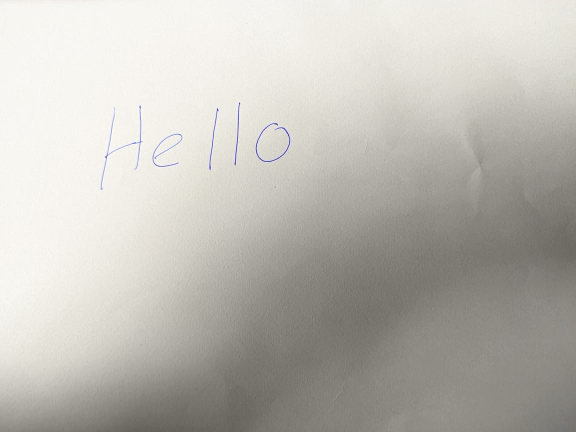
#> input picture im1.jpeg, 1152 x 864 px, found by its file name (shown at 1/2 size)
$ jupyter execute --allow-errors word_identification.ipynb
#> lines starting #> are read from the running program, lines starting #| are printed output that depends on the picture; after the words box and inside, x2 and y2 are one past the last pixel; in counts of white or black regions, pixels touching at a corner belong together
[cell 1]
from tensorflow.keras.layers import StringLookup
from tensorflow import keras

import matplotlib.pyplot as plt
import tensorflow as tf
import numpy as np
import os

np.random.seed(42)
tf.random.set_seed(42)
#> (this line was passed over: tensorflow is not available in this run)

[cell 2]
base_path = "/mnt/d/Self_Learning/HandWrittenTExt/iam_words"
words_list = []

#> (the rest of this cell did not finish here and is left out)

[cell 3]
split_idx = int(0.9 * len(words_list))
train_samples = words_list[:split_idx]
test_samples = words_list[split_idx:]

val_split_idx = int(0.5 * len(test_samples))
validation_samples = test_samples[:val_split_idx]
test_samples = test_samples[val_split_idx:]

assert len(words_list) == len(train_samples) + len(validation_samples) + len(test_samples)

print(f"Total training samples: {len(train_samples)}")
print(f"Total validation samples: {len(validation_samples)}")
print(f"Total test samples: {len(test_samples)}")

[cell 4]
base_image_path = os.path.join(base_path, "words")


def get_image_paths_and_labels(samples):
    paths = []
    corrected_samples = []
    for (i, file_line) in enumerate(samples):
        line_split = file_line.strip()
        line_split = line_split.split(" ")

        # Each line split will have this format for the corresponding image:
        # part1/part1-part2/part1-part2-part3.png
        image_name = line_split[0]
        partI = image_name.split("-")[0]
        partII = image_name.split("-")[1]
        img_path = os.path.join(base_image_path, partI, partI + "-" + partII, image_name + ".png")
        if os.path.getsize(img_path):
            paths.append(img_path)
            corrected_samples.append(file_line.split("\n")[0])

    return paths, corrected_samples


train_img_paths, train_labels = get_image_paths_and_labels(train_samples)
validation_img_paths, validation_labels = get_image_paths_and_labels(validation_samples)
test_img_paths, test_labels = get_image_paths_and_labels(test_samples)

[cell 5]
# Find maximum length and the size of the vocabulary in the training data.
train_labels_cleaned = []
characters = set()
max_len = 0

for label in train_labels:
    label = label.split(" ")[-1].strip()
    for char in label:
        characters.add(char)

    max_len = max(max_len, len(label))
    train_labels_cleaned.append(label)

characters = sorted(list(characters))

print("Maximum length: ", max_len)
print("Vocab size: ", len(characters))

# Check some label samples.
train_labels_cleaned[:10]

[cell 6]
def clean_labels(labels):
    cleaned_labels = []
    for label in labels:
        label = label.split(" ")[-1].strip()
        cleaned_labels.append(label)
    return cleaned_labels


validation_labels_cleaned = clean_labels(validation_labels)
test_labels_cleaned = clean_labels(test_labels)

[cell 7]
AUTOTUNE = tf.data.AUTOTUNE

# Mapping characters to integers.
#> (the rest of this cell did not finish here and is left out)

[cell 8]
# [27 lines left out: function distortion_free_resize, not called in this run]

[cell 9]
batch_size = 64
padding_token = 99
image_width = 128
image_height = 32


def preprocess_image(image_path, img_size=(image_width, image_height)):
    image = tf.io.read_file(image_path)
    image = tf.image.decode_png(image, 1)
    image = distortion_free_resize(image, img_size)
    image = tf.cast(image, tf.float32) / 255.0
    return image


# [12 lines left out: functions vectorize_label, process_images_labels, not called in this run]


def prepare_dataset(image_paths, labels):
    dataset = tf.data.Dataset.from_tensor_slices((image_paths, labels)).map(
        process_images_labels, num_parallel_calls=AUTOTUNE
    )
    return dataset.batch(batch_size).cache().prefetch(AUTOTUNE)

#> (a cell that did not finish here is left out)

#> (a cell that did not finish here is left out)

#> (a cell that did not finish here is left out)

[cell 13]
class CTCLayer(keras.layers.Layer):
    def __init__(self, name=None):
        super().__init__(name=name)
        self.loss_fn = keras.backend.ctc_batch_cost

    # [12 lines left out: function call, not called in this run]


def build_model():
    # Inputs to the model
    input_img = keras.Input(shape=(image_width, image_height, 1), name="image")
    labels = keras.layers.Input(name="label", shape=(None,))

    # First conv block.
    x = keras.layers.Conv2D(32,(3, 3),activation="relu",kernel_initializer="he_normal",padding="same",name="Conv1",)(input_img)
    x = keras.layers.MaxPooling2D((2, 2), name="pool1")(x)

    # Second conv block.
    x = keras.layers.Conv2D(64,(3, 3),activation="relu",kernel_initializer="he_normal",padding="same",name="Conv2",)(x)
    x = keras.layers.MaxPooling2D((2, 2), name="pool2")(x)

    # We have used two max pool with pool size and strides 2.
    # Hence, downsampled feature maps are 4x smaller. The number of
    # filters in the last layer is 64. Reshape accordingly before
    # passing the output to the RNN part of the model.
    new_shape = ((image_width // 4), (image_height // 4) * 64)
    x = keras.layers.Reshape(target_shape=new_shape, name="reshape")(x)
    x = keras.layers.Dense(64, activation="relu", name="dense1")(x)
    x = keras.layers.Dropout(0.2)(x)

    # RNNs.
    x = keras.layers.Bidirectional(keras.layers.LSTM(128, return_sequences=True, dropout=0.25))(x)
    x = keras.layers.Bidirectional(keras.layers.LSTM(64, return_sequences=True, dropout=0.25))(x)

    # +2 is to account for the two special tokens introduced by the CTC loss.
    # The recommendation comes here: https://git.io/J0eXP.
    x = keras.layers.Dense(len(char_to_num.get_vocabulary()) + 2, activation="softmax", name="dense2")(x)

    # Add CTC layer for calculating CTC loss at each step.
    output = CTCLayer(name="ctc_loss")(labels, x)

    # Define the model.
    model = keras.models.Model(inputs=[input_img, labels], outputs=output, name="handwriting_recognizer")
    # Optimizer.
    opt = keras.optimizers.Adam()
    # Compile the model and return.
    model.compile(optimizer=opt)
    return model


# Get the model.
#> (the rest of this cell did not finish here and is left out)

[cell 14]
validation_images = []
validation_labels = []

#> (the rest of this cell did not finish here and is left out)

[cell 15]
# [12 lines left out: function calculate_edit_distance, not called in this run]


class EditDistanceCallback(keras.callbacks.Callback):
    def __init__(self, pred_model):
        super().__init__()
        self.prediction_model = pred_model

    # [9 lines left out: function on_epoch_end, not called in this run]

[cell 16]
epochs = 20  # To get good results this should be at least 50.

# Build the model
#> (the rest of this cell did not finish here and is left out)

[cell 17]
# A utility function to decode the output of the network.
# [13 lines left out: function decode_batch_predictions, not called in this run]


#  Let's check results on some test samples.
#> (the rest of this cell did not finish here and is left out)

[cell 18]
import cv2
import numpy as np
from matplotlib import pyplot as plt

# Load the image
image = cv2.imread('/mnt/d/Self_Learning/HandWrittenTExt/im1.jpeg')
#> image is the input picture: shape (864, 1152, 3); mean B, G, R 181.2, 187.7, 190.4

# Convert to grayscale
gray = cv2.cvtColor(image, cv2.COLOR_BGR2GRAY)

# Apply thresholding to get a binary image
_, binary = cv2.threshold(gray, 0, 255, cv2.THRESH_BINARY_INV + cv2.THRESH_OTSU)
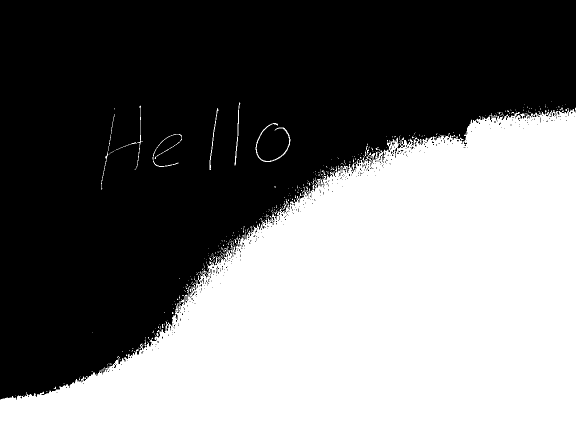
#> binary: shape (864, 1152) (shown at 1/2 size); 46.1% white; 329 white regions (315 under 20 px)

# Find contours
contours, _ = cv2.findContours(binary, cv2.RETR_EXTERNAL, cv2.CHAIN_APPROX_SIMPLE)
#> contours = 328 contours, 321 with area under 20; largest, box (x1, y1, x2, y2) and area: (0, 215, 1152, 864) 454585, (511, 246, 581, 324) 304, (469, 205, 481, 331) 131, (305, 268, 364, 334) 122, (419, 216, 437, 340) 122, (231, 211, 285, 339) 61, (202, 303, 217, 379) 32


# Find the bounding box around all contours
x_min, y_min = np.inf, np.inf
x_max, y_max = 0, 0

for contour in contours:
    x, y, w, h = cv2.boundingRect(contour)
    x_min = min(x_min, x)
    y_min = min(y_min, y)
    x_max = max(x_max, x + w)
    y_max = max(y_max, y + h)
#> this loop made 328 passes
#> (contour, x, y, w, h, x_min, y_min, x_max) on passes 3, 5, 8: ([[92, 783], [94, 783]], 92, 783, 3, 1, 31, 783, 95), ([[127, 767], [128, 767]], 127, 767, 2, 1, 31, 767, 129), ([[184, 742], [183, 743], [184, 743]], 183, 742, 2, 2, 31, 742, 185)

# Crop the image using the bounding box
cropped_image = image[y_min:y_max, x_min:x_max]
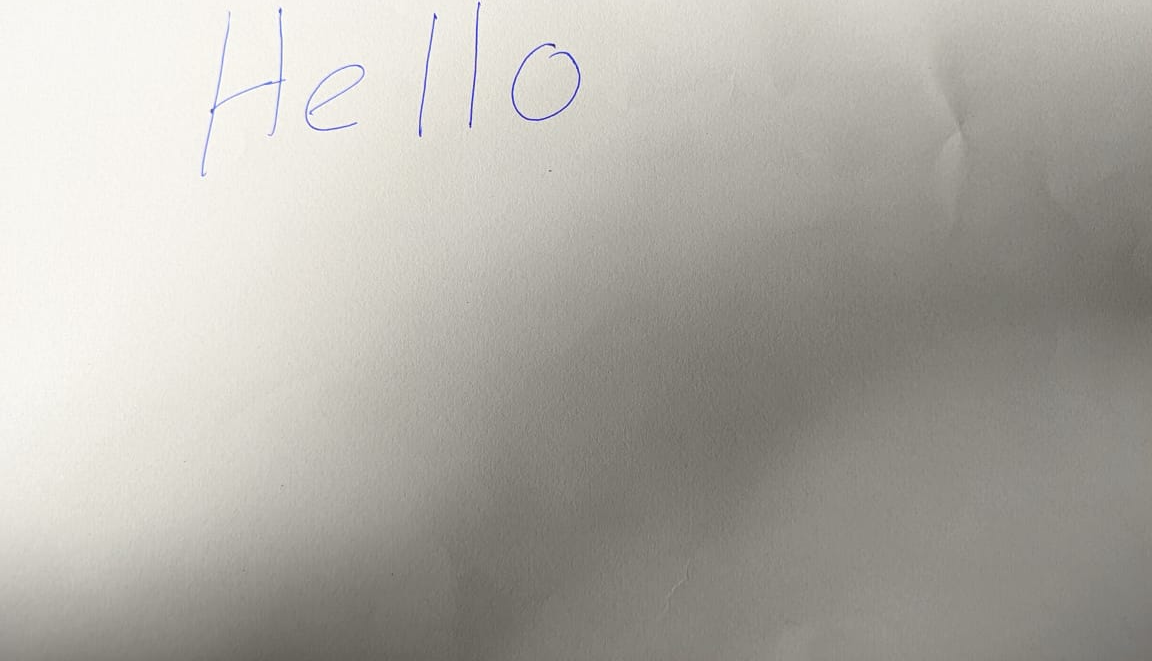
#> cropped_image: shape (661, 1152, 3); mean B, G, R 166.5, 173.2, 176

# Save the cropped image
cv2.imwrite('cropped_image.jpg', cropped_image)

# Display the original and cropped images
plt.subplot(121), plt.imshow(cv2.cvtColor(image, cv2.COLOR_BGR2RGB)), plt.title('Original Image')
plt.subplot(122), plt.imshow(cv2.cvtColor(cropped_image, cv2.COLOR_BGR2RGB)), plt.title('Cropped Image')
plt.show()
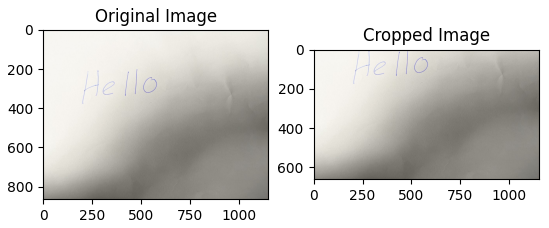
#> figure drawn by matplotlib, 2 panels

[cell 19]
#plot contours

import matplotlib.pyplot as plt
import numpy as np
import cv2
from PIL import Image
from matplotlib import cm

image = cv2.imread('/mnt/d/Self_Learning/HandWrittenTExt/im1.jpeg')
gray = cv2.cvtColor(image, cv2.COLOR_BGR2GRAY)
thresh = cv2.threshold(gray, 0, 255, cv2.THRESH_BINARY_INV + cv2.THRESH_OTSU)[1]

cnts = cv2.findContours(thresh, cv2.RETR_EXTERNAL, cv2.CHAIN_APPROX_SIMPLE)
#> cnts has the same summary as contours
cnts = cnts[0] if len(cnts) == 2 else cnts[1]
for c in cnts:
    x,y,w,h = cv2.boundingRect(c)
    ROI = image[y:y+h, x:x+w]
    cv2.rectangle(image, (x, y), (x + w, y + h), (36,255,12), 2)
    cv2.imshow('ROI',ROI)
    cv2.imshow('image',image)
    cv2.waitKey(0)
#> this loop made 328 passes
#> (c, x, y, w, h, ROI) on passes 3, 5, 14: ([[92, 783], [94, 783]], 92, 783, 3, 1, [[177, 184, 187], [176, 183, 186], [177, 184, 187]]), ([[127, 767], [128, 767]], 127, 767, 2, 1, [[176, 182, 187], [177, 184, 187]]), ([[245, 702], [245, 703]], 245, 702, 1, 2, [[175, 184, 187], [175, 184, 187]])
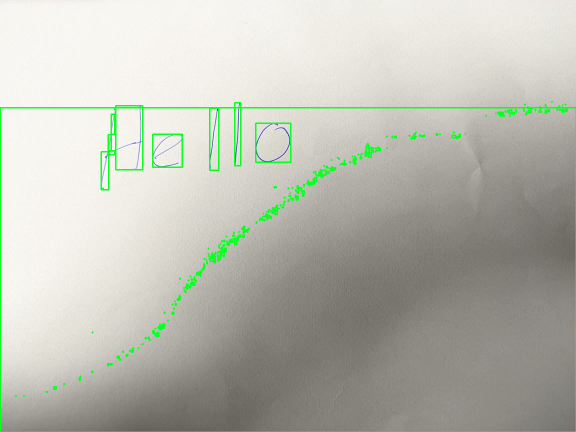
#> image: shape (864, 1152, 3) (shown at 1/2 size); 1.89% of pixels changed, all inside (x1, y1, x2, y2) = (0, 202, 1152, 864)

cv2.destroyAllWindows()

[cell 20]
import cv2

image = cv2.imread('/mnt/d/Self_Learning/HandWrittenTExt/im1.jpeg')
print(image.shape)
#| (864, 1152, 3)
image_rgb = cv2.cvtColor(image, cv2.COLOR_BGR2RGB)

# Get the dimensions of the image
height, width, _ = image_rgb.shape

# Create arrays for the x, y, and RGB values
x = np.repeat(np.arange(width), height)
y = np.tile(np.arange(height), width)
R = image_rgb[..., 0].flatten()
G = image_rgb[..., 1].flatten()
B = image_rgb[..., 2].flatten()

# Create the 3D scatter plot
fig = plt.figure(figsize=(10, 10))
ax = fig.add_subplot(111, projection='3d')
sc = ax.scatter(R, G, B, c=np.stack((R, G, B), axis=-1)/255.0, s=1)
ax.set_xlabel('Red')
ax.set_ylabel('Green')
ax.set_zlabel('Blue')
ax.set_title('3D Scatter Plot of RGB Values')

plt.show()
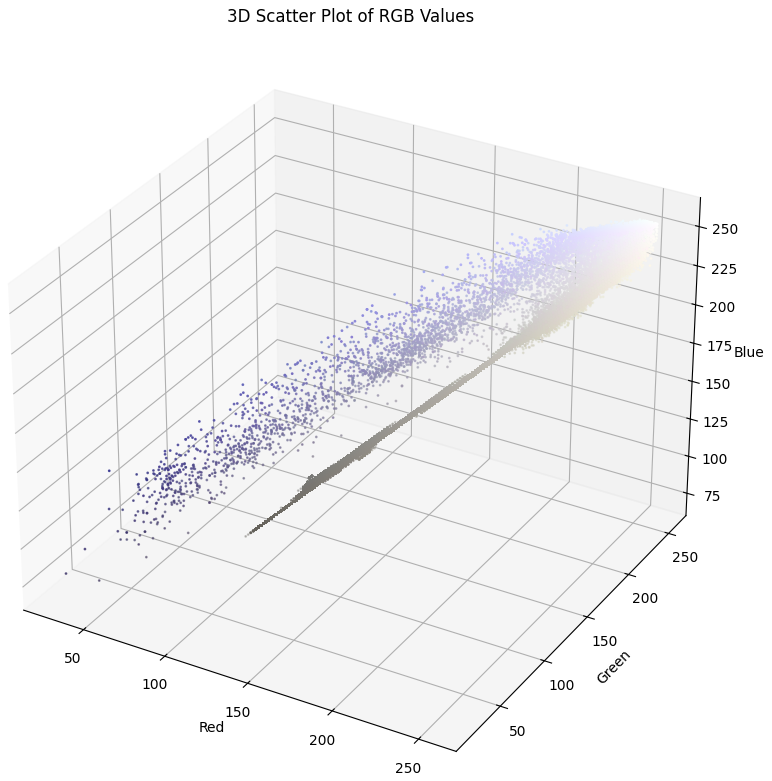
#> figure drawn by matplotlib, 1 panel

[cell 21]
gray_image = cv2.cvtColor(image, cv2.COLOR_BGR2GRAY)

# Get the dimensions of the image
height, width = gray_image.shape

# Create arrays for the x, y coordinates and the pixel values
x = np.repeat(np.arange(width), height)
y = np.tile(np.arange(height), width)
values = gray_image.flatten()

# Create the scatter plot
plt.figure(figsize=(10, 10))
plt.scatter(x, y, c=values, cmap='gray', s=1)
plt.gca().invert_yaxis()  # Invert y-axis to match image orientation
plt.xlabel('Width')
plt.ylabel('Height')
plt.title('Pixel Intensity Dot Chart')
plt.colorbar(label='Pixel Intensity')
plt.show()
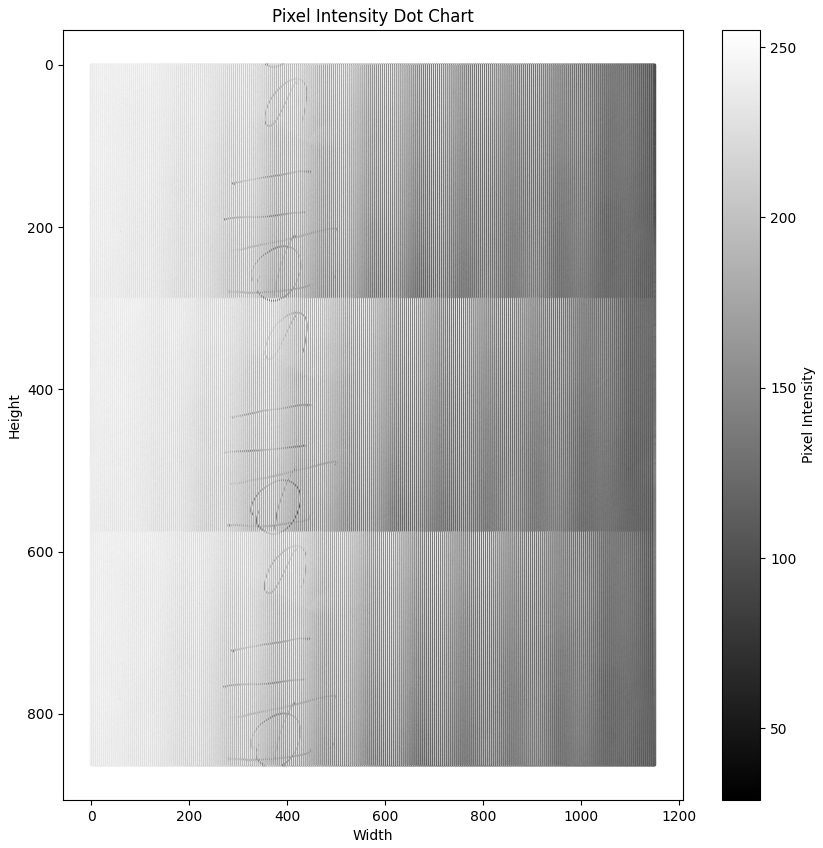
#> figure drawn by matplotlib, 2 panels

#> (a cell that did not finish here is left out)
